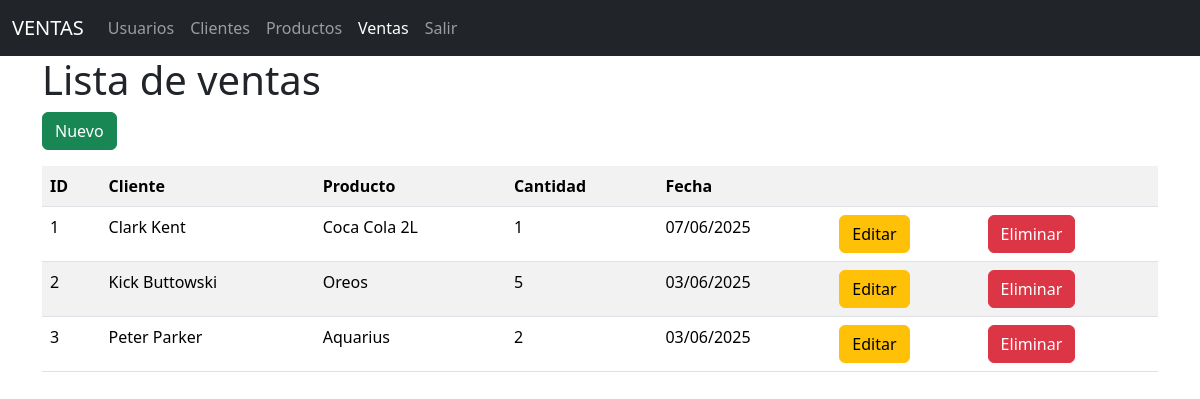
/ventas/, run on the app's committed database.
### models/venta_model.py (models this page shows, shortened)
class Venta(db.Model):
    __tablename__ = "ventas"
    id = db.Column(db.Integer,primary_key=True)
    cliente_id = db.Column(db.Integer, db.ForeignKey('clientes.id'),nullable=False)
    producto_id = db.Column(db.Integer, db.ForeignKey('productos.id'),nullable=False)
    cantidad = db.Column(db.Integer,nullable=False)
    fecha = db.Column(db.DateTime,nullable=False)
    cliente = db.relationship('Cliente',back_populates='ventas')
    producto = db.relationship('Producto',back_populates='ventas')
    @staticmethod
    def get_all():
        return Venta.query.all()

### models/cliente_model.py (models this page shows, shortened)
class Cliente(db.Model):
    __tablename__ = "clientes"
    id = db.Column(db.Integer,primary_key=True)
    nombre = db.Column(db.String(80),nullable=False)
    email = db.Column(db.String(100),nullable=False)
    telefono = db.Column(db.String(20),nullable=False)
    ventas = db.relationship('Venta',back_populates='cliente')

### models/producto_model.py (models this page shows, shortened)
class Producto(db.Model):
    __tablename__ = "productos"
    id = db.Column(db.Integer,primary_key=True)
    descripcion = db.Column(db.String(120),nullable=False)
    precio = db.Column(db.Float(11,2),nullable=False)
    stock = db.Column(db.Integer,nullable=False)
    ventas = db.relationship('Venta',back_populates='producto')

### controllers/venta_controller.py (the view)
@venta_bp.route("/")
def index():
    ventas = Venta.get_all()
    return venta_view.list(ventas)

### run.py (called while the page is built)
@app.context_processor
def injec_active_path():
    def is_active(path):
        return 'active' if request.path == path else ''
    return(dict(is_active = is_active))

### views/venta_view.py (called while the page is built)
def list(ventas):
    return render_template('venta/index.html', ventas = ventas)

### templates/venta/index.html (shortened to what this page needs)
{% extends 'base.html' %}
{% block content %}
<h1>Lista de ventas</h1>
<a href="{{ url_for('venta.create') }}" class="btn btn-success mb-3">Nuevo</a>
<table class="table table-striped">
    <tr>
        <th>ID</th>
        <th>Cliente</th>
        <th>Producto</th>
        <th>Cantidad</th>
        <th>Fecha</th>
        <th></th>
        <th></th>
    </tr>
    {% for item in ventas %}
    <tr>
        <td>{{item.id}}</td>
        <td>{{item.cliente.nombre}}</td>
        <td>{{item.producto.descripcion}}</td>
        <td>{{item.cantidad}}</td>
        <td>{{item.fecha.strftime('%d/%m/%Y')}}</td>
        <td>
            <a href="{{ url_for('venta.edit',id=item.id) }}" class="btn btn-warning">Editar</a>
        </td>
        <td>
            <a href="{{ url_for('venta.delete',id=item.id) }}" class="btn btn-danger">Eliminar</a>
        </td>
    </tr>
    {% endfor %}
</table>
{% endblock %}

### data on the page
Venta: id "1", cliente.nombre "Clark Kent", producto.descripcion "Coca Cola 2L", cantidad "1", fecha "07/06/2025"
Venta: id "2", cliente.nombre "Kick Buttowski", producto.descripcion "Oreos", cantidad "5", fecha "03/06/2025"
Venta: id "3", cliente.nombre "Peter Parker", producto.descripcion "Aquarius", cantidad "2", fecha "03/06/2025"
